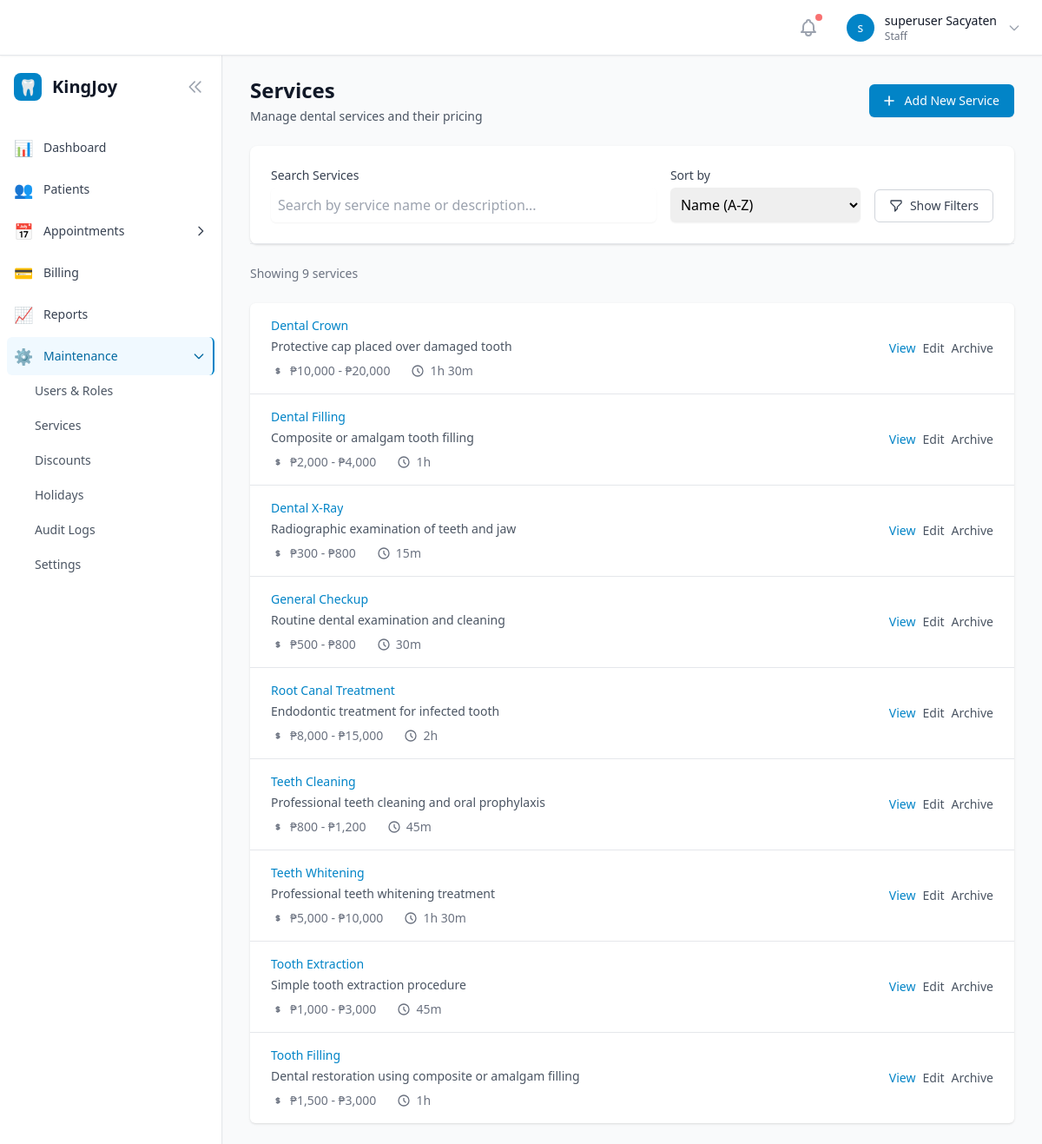
Page /services/ (signed in) on the earlier database version.
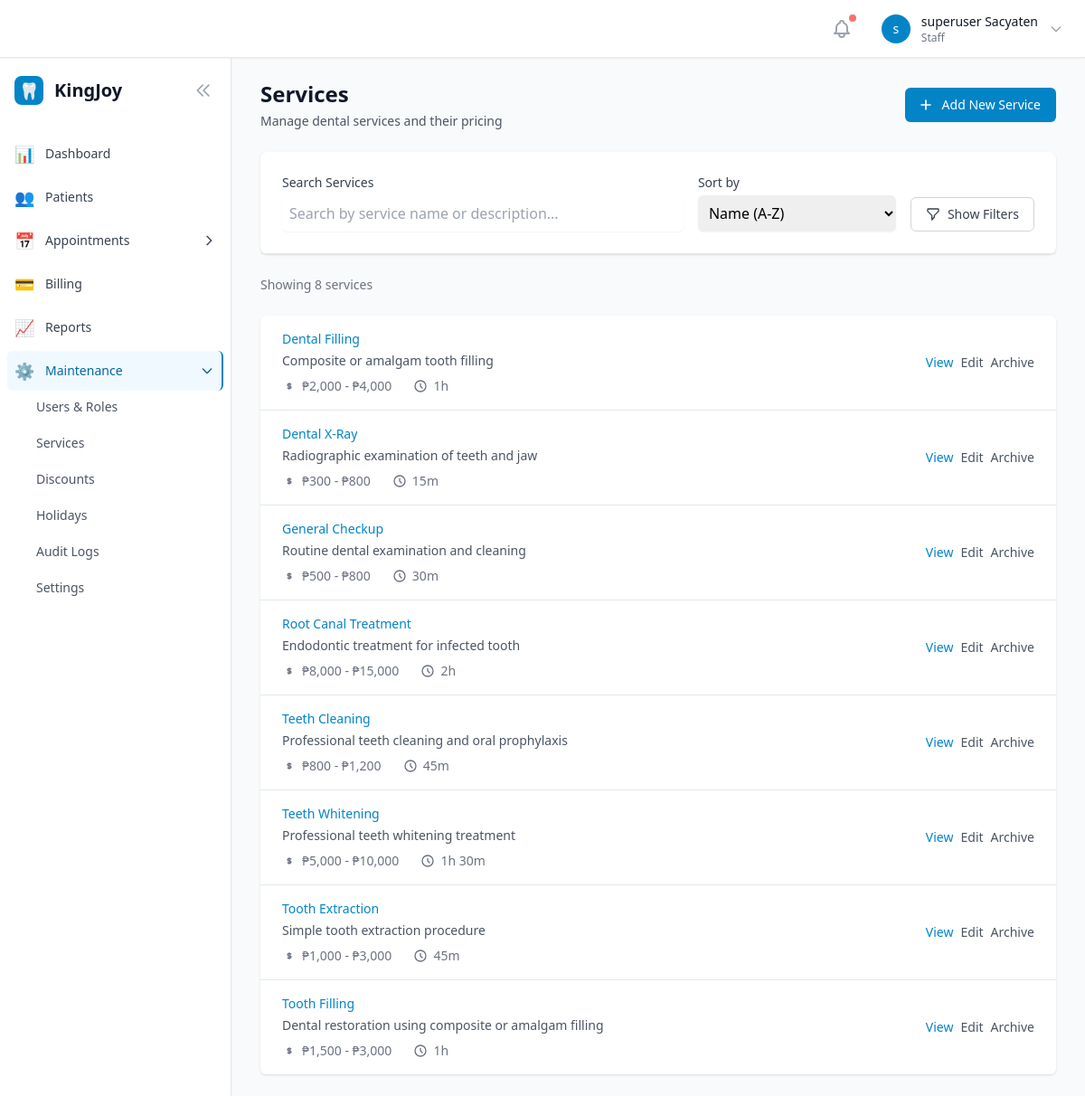
Same page on the later database version.
### services/models.py (models this page shows, shortened)
class Service(models.Model):
    name = models.CharField(max_length=200)
    description = models.TextField(blank=True)
    duration_minutes = models.PositiveIntegerField(
        default=30,
        help_text="Duration of the service in minutes"
    )
    min_price = models.DecimalField(
        max_digits=10,
        decimal_places=2,
        help_text="Minimum price for this service"
    )
    max_price = models.DecimalField(
        max_digits=10,
        decimal_places=2,
        help_text="Maximum price for this service"
    )
    is_archived = models.BooleanField(default=False)
    created_at = models.DateTimeField(auto_now_add=True)
    updated_at = models.DateTimeField(auto_now=True)
    class Meta:
        ordering = ['name']
    @property
    def price_range_display(self):
        if self.min_price == self.max_price:
            return f"₱{self.min_price:,.0f}"
        return f"₱{self.min_price:,.0f} - ₱{self.max_price:,.0f}"
    @property
    def duration_display(self):
        hours = self.duration_minutes // 60
        minutes = self.duration_minutes % 60
        if hours > 0:
            return f"{hours}h {minutes}m" if minutes > 0 else f"{hours}h"
        return f"{minutes}m"

### services/views.py (the view, shortened to what this page needs)
# urls.py: path('', views.ServiceListView.as_view(), name='service_list'),
class ServiceListView(LoginRequiredMixin, ListView):
    model = Service
    template_name = 'services/service_list.html'
    context_object_name = 'services'
    paginate_by = 15
    def dispatch(self, request, *args, **kwargs):
        if not has_permission(request.user, 'billing'):
            messages.error(request, 'You do not have permission to access this page.')
            return redirect('core:dashboard')
        return super().dispatch(request, *args, **kwargs)
    def get_queryset(self):
        queryset = Service.objects.all()
        search_query = self.request.GET.get('search')
        if search_query:
            queryset = queryset.filter(
                Q(name__icontains=search_query) |
                Q(description__icontains=search_query)
            )
        show_archived = self.request.GET.get('show_archived')
        if not show_archived:
            queryset = queryset.filter(is_archived=False)
        price_range = self.request.GET.get('price_range')
        duration_range = self.request.GET.get('duration_range')
        sort_by = self.request.GET.get('sort', 'name')
        valid_sorts = ['name', '-name', 'min_price', '-min_price', 'duration_minutes',
                      '-duration_minutes', 'created_at', '-created_at', '-updated_at']
        if sort_by in valid_sorts:
            queryset = queryset.order_by(sort_by)
        else:
            queryset = queryset.order_by('name')
        return queryset
    def get_context_data(self, **kwargs):
        context = super().get_context_data(**kwargs)
        context.update({
            'search_query': self.request.GET.get('search', ''),
            'show_archived': self.request.GET.get('show_archived', False),
            'price_range': self.request.GET.get('price_range', ''),
            'duration_range': self.request.GET.get('duration_range', ''),
            'sort_by': self.request.GET.get('sort', 'name'),
        })
        return context

### users/templatetags/user_tags.py (called while the page is built)
@register.filter
def has_permission(user, module_name):
    if not user or not user.is_authenticated:
        return False
    if user.is_superuser:
        return True
    if not hasattr(user, 'role') or not user.role:
        return False
    return user.role.permissions.get(module_name, False)

### templates/services/service_list.html (shortened to what the changed rows need)
{% extends 'base.html' %}
{% load user_tags %}
{% block content %}
<div class="space-y-6">
    <div class="flex justify-between items-center">
        <div>
            <h1 class="text-2xl font-bold text-gray-900">Services</h1>
        </div>
        <a href="{% url 'services:service_create' %}"
           class="inline-flex items-center px-4 py-2 border border-transparent text-sm font-medium rounded-md shadow-sm text-white bg-primary-600 hover:bg-primary-700 focus:outline-none focus:ring-2 focus:ring-offset-2 focus:ring-primary-500">
        </a>
    </div>
    <div class="bg-white rounded-lg shadow">
        <form method="GET" id="filterForm">
        </form>
    </div>
    {% if services %}
        <div class="text-sm text-gray-500">
            Showing {{ paginator.count }} service{{ paginator.count|pluralize }}
        </div>
    {% endif %}
    <div class="bg-white shadow overflow-hidden sm:rounded-md">
        {% if services %}
            <ul class="divide-y divide-gray-200">
                {% for service in services %}
                    <li class="{% if service.is_archived %}bg-gray-50{% endif %}">
                        <div class="px-4 py-4 sm:px-6">
                            <div class="flex items-center justify-between">
                                <div class="flex-1 min-w-0">
                                    <div class="flex items-center space-x-3">
                                        <p class="text-sm font-medium text-primary-600 truncate">
                                            <a href="{% url 'services:service_detail' service.pk %}" class="hover:underline">
                                                {{ service.name }}
                                            </a>
                                        </p>
                                    </div>
                                    {% if service.description %}
                                        <p class="mt-1 text-sm text-gray-600">{{ service.description|truncatechars:100 }}</p>
                                    {% endif %}
                                    <div class="mt-2 flex items-center text-sm text-gray-500 space-x-6">
                                        <div class="flex items-center">
                                            {{ service.price_range_display }}
                                        </div>
                                        <div class="flex items-center">
                                            <svg class="flex-shrink-0 mr-1.5 h-4 w-4" fill="none" stroke="currentColor" viewBox="0 0 24 24">
                                                <path stroke-linecap="round" stroke-linejoin="round" stroke-width="2" d="M12 8v4l3 3m6-3a9 9 0 11-18 0 9 9 0 0118 0z"></path>
                                            </svg>
                                            {{ service.duration_display }}
                                        </div>
                                    </div>
                                </div>
                                <div class="flex items-center space-x-2">
                                    <a href="{% url 'services:service_detail' service.pk %}"
                                       class="text-primary-600 hover:text-primary-900 text-sm font-medium">
                                        View
                                    </a>
                                    <a href="{% url 'services:service_update' service.pk %}"
                                       class="text-gray-600 hover:text-gray-900 text-sm font-medium">
                                        Edit
                                    </a>
                                    <a href="{% url 'services:service_toggle_archive' service.pk %}"
                                       class="text-gray-600 hover:text-gray-900 text-sm font-medium"
                                       onclick="return confirm('Are you sure you want to {% if service.is_archived %}unarchive{% else %}archive{% endif %} this service?')">
                                        {% if service.is_archived %}Unarchive{% else %}Archive{% endif %}
                                    </a>
                                </div>
                            </div>
                        </div>
                    </li>
                {% endfor %}
            </ul>
        {% endif %}
    </div>
</div>
{% endblock %}

Differences in the rows shown:
no longer on this page (row edited): Service: name "Dental Crown", description "Protective cap placed over damaged tooth", price_range_display "₱10,000 - ₱20,000", duration_display "1h 30m", is_archived "Archive"
Other differences:
{{ paginator.count }}: "9" → "8"
